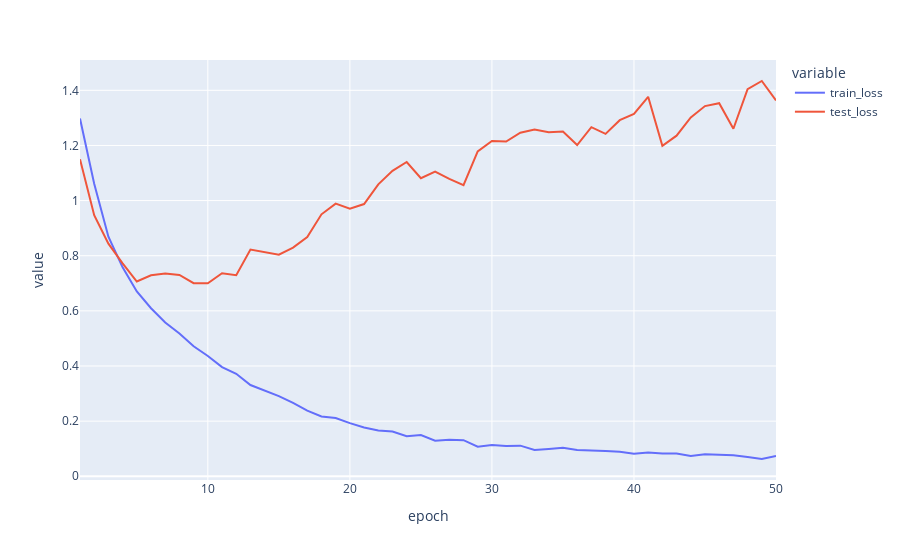
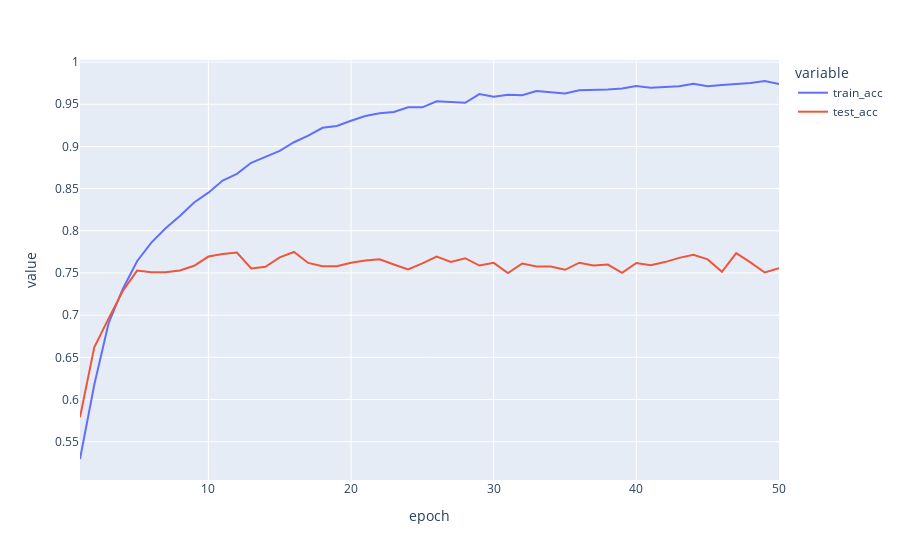

Here is the notebook cell these charts were saved with, in order:
### Code cell
import plotly.express as px

history_df = pd.read_csv("./history_resnet.csv")

fig = px.line(history_df, x="epoch", y=["train_loss", "test_loss"])
fig.show()

fig = px.line(history_df, x="epoch", y=["train_acc", "test_acc"])
fig.show()

### Figure 1 — Plotly figure (JSON) as saved in the notebook; plotly's stock layout.template omitted (floating-point values rounded to 4 significant figures)
{"data": [{"hovertemplate": "variable=train_loss<br>epoch=%{x}<br>value=%{y}<extra></extra>", "legendgroup": "train_loss", "line": {"color": "#636efa", "dash": "solid"}, "marker": {"symbol": "circle"}, "mode": "lines", "name": "train_loss", "orientation": "v", "showlegend": true, "type": "scatter", "x": [1, 2, 3, 4, 5, 6, 7, 8, 9, 10, 11, 12, 13, 14, 15, 16, 17, 18, 19, 20, 21, 22, 23, 24, 25, 26, 27, 28, 29, 30, 31, 32, 33, 34, 35, 36, 37, 38, 39, 40, 41, 42, 43, 44, 45, 46, 47, 48, 49, 50], "xaxis": "x", "y": [1.298, 1.061, 0.8693, 0.7578, 0.6703, 0.6096, 0.5577, 0.5177, 0.4716, 0.4364, 0.3962, 0.3719, 0.3311, 0.3122, 0.2907, 0.2659, 0.238, 0.217, 0.2111, 0.1929, 0.1772, 0.1658, 0.1621, 0.1455, 0.1493, 0.1293, 0.1326, 0.131, 0.1074, 0.1135, 0.1103, 0.1111, 0.09531, 0.09941, 0.1035, 0.09575, 0.09238, 0.09163, 0.08871, 0.08139, 0.08636, 0.08225, 0.08302, 0.0735, 0.07976, 0.07777, 0.07596, 0.06985, 0.06271, 0.07326], "yaxis": "y"}, {"hovertemplate": "variable=test_loss<br>epoch=%{x}<br>value=%{y}<extra></extra>", "legendgroup": "test_loss", "line": {"color": "#EF553B", "dash": "solid"}, "marker": {"symbol": "circle"}, "mode": "lines", "name": "test_loss", "orientation": "v", "showlegend": true, "type": "scatter", "x": [1, 2, 3, 4, 5, 6, 7, 8, 9, 10, 11, 12, 13, 14, 15, 16, 17, 18, 19, 20, 21, 22, 23, 24, 25, 26, 27, 28, 29, 30, 31, 32, 33, 34, 35, 36, 37, 38, 39, 40, 41, 42, 43, 44, 45, 46, 47, 48, 49, 50], "xaxis": "x", "y": [1.15, 0.9473, 0.8437, 0.7726, 0.7065, 0.7293, 0.7359, 0.7302, 0.7003, 0.7002, 0.7363, 0.7292, 0.8225, 0.8129, 0.8041, 0.8295, 0.8678, 0.9502, 0.9889, 0.9706, 0.9875, 1.059, 1.108, 1.14, 1.081, 1.105, 1.078, 1.056, 1.178, 1.216, 1.214, 1.246, 1.258, 1.248, 1.251, 1.201, 1.266, 1.242, 1.292, 1.314, 1.376, 1.199, 1.236, 1.301, 1.343, 1.353, 1.261, 1.404, 1.434, 1.363], "yaxis": "y"}], "layout": {"legend": {"title": {"text": "variable"}, "tracegroupgap": 0}, "margin": {"t": 60}, "xaxis": {"anchor": "y", "domain": [0, 1], "title": {"text": "epoch"}}, "yaxis": {"anchor": "x", "domain": [0, 1], "title": {"text": "value"}}}}

### Figure 2 — Plotly figure (JSON) as saved in the notebook; plotly's stock layout.template omitted (floating-point values rounded to 4 significant figures)
{"data": [{"hovertemplate": "variable=train_acc<br>epoch=%{x}<br>value=%{y}<extra></extra>", "legendgroup": "train_acc", "line": {"color": "#636efa", "dash": "solid"}, "marker": {"symbol": "circle"}, "mode": "lines", "name": "train_acc", "orientation": "v", "showlegend": true, "type": "scatter", "x": [1, 2, 3, 4, 5, 6, 7, 8, 9, 10, 11, 12, 13, 14, 15, 16, 17, 18, 19, 20, 21, 22, 23, 24, 25, 26, 27, 28, 29, 30, 31, 32, 33, 34, 35, 36, 37, 38, 39, 40, 41, 42, 43, 44, 45, 46, 47, 48, 49, 50], "xaxis": "x", "y": [0.5295, 0.6175, 0.6902, 0.7311, 0.7639, 0.7859, 0.803, 0.8176, 0.8335, 0.8452, 0.8596, 0.8675, 0.8807, 0.8876, 0.8948, 0.905, 0.913, 0.9221, 0.9242, 0.9304, 0.9361, 0.9393, 0.9408, 0.9464, 0.9464, 0.9536, 0.9528, 0.9517, 0.9621, 0.9591, 0.9612, 0.9607, 0.9656, 0.9638, 0.9628, 0.9666, 0.967, 0.9674, 0.9687, 0.9716, 0.9697, 0.9707, 0.9713, 0.9744, 0.9713, 0.9728, 0.9739, 0.9754, 0.9776, 0.974], "yaxis": "y"}, {"hovertemplate": "variable=test_acc<br>epoch=%{x}<br>value=%{y}<extra></extra>", "legendgroup": "test_acc", "line": {"color": "#EF553B", "dash": "solid"}, "marker": {"symbol": "circle"}, "mode": "lines", "name": "test_acc", "orientation": "v", "showlegend": true, "type": "scatter", "x": [1, 2, 3, 4, 5, 6, 7, 8, 9, 10, 11, 12, 13, 14, 15, 16, 17, 18, 19, 20, 21, 22, 23, 24, 25, 26, 27, 28, 29, 30, 31, 32, 33, 34, 35, 36, 37, 38, 39, 40, 41, 42, 43, 44, 45, 46, 47, 48, 49, 50], "xaxis": "x", "y": [0.579, 0.662, 0.6959, 0.7287, 0.7528, 0.7509, 0.7509, 0.7529, 0.7586, 0.7695, 0.7726, 0.7742, 0.7554, 0.7574, 0.7686, 0.7749, 0.7619, 0.7579, 0.758, 0.7621, 0.7647, 0.7662, 0.7601, 0.7541, 0.7613, 0.7695, 0.7631, 0.7675, 0.7588, 0.762, 0.7498, 0.7612, 0.7576, 0.7578, 0.7538, 0.7622, 0.759, 0.76, 0.7501, 0.7619, 0.7592, 0.7629, 0.7679, 0.7716, 0.7661, 0.7514, 0.7735, 0.7626, 0.7506, 0.7557], "yaxis": "y"}], "layout": {"legend": {"title": {"text": "variable"}, "tracegroupgap": 0}, "margin": {"t": 60}, "xaxis": {"anchor": "y", "domain": [0, 1], "title": {"text": "epoch"}}, "yaxis": {"anchor": "x", "domain": [0, 1], "title": {"text": "value"}}}}
